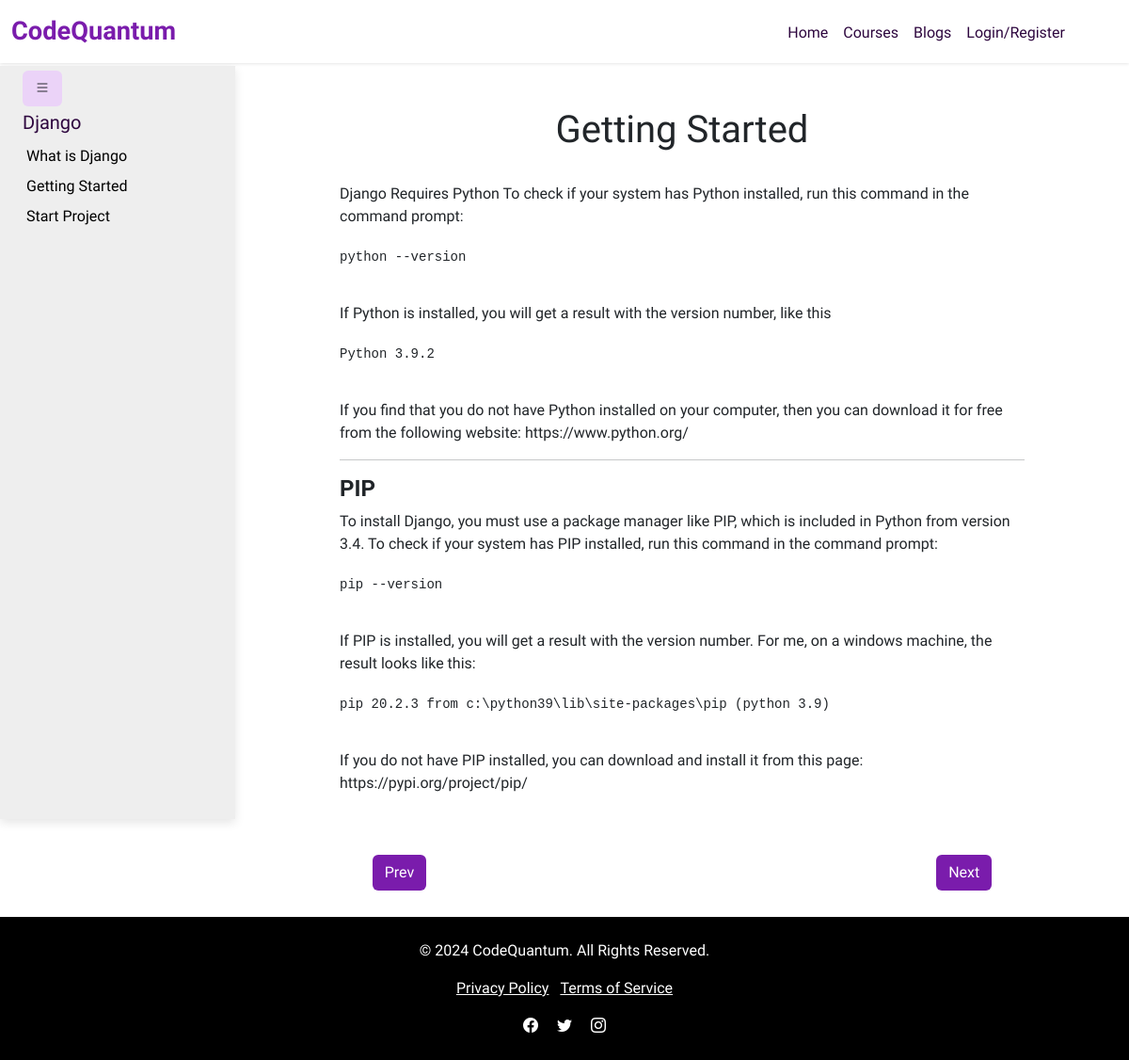
Screenshot of /courses/Django/3/ with the database file from the repository.
### courses/models.py (models this page shows, shortened)
class Course(models.Model):
    course_name = models.CharField(max_length=200)
    topic = models.CharField(max_length=200)
    body = models.TextField()
    date = models.DateTimeField()

### courses/views.py (the view)
# urls.py: path('<slug:course_name>/<int:id>/', views.course, name="course"),
def course(request, course_name, id):
    course = Course.objects.get(course_name=course_name, id=id)
    course_topics = Course.objects.filter(course_name=course_name)
    current_index = list(course_topics).index(course)
    prev_topic = None
    next_topic = None
    if current_index > 0:
        prev_topic = course_topics[current_index - 1]
    if current_index < len(course_topics) - 1:
        next_topic = course_topics[current_index + 1]
    context = {
        'course': course,
        'course_topics': course_topics,
        'prev_topic': prev_topic,
        'next_topic': next_topic,
    }
    return render(request, 'course_page.html', context=context)

### courses/templates/course_page.html (shortened to what this page needs)
{% extends "layout.html" %} {%load static%} {% block content %}
<button class="btn toggle-sidebar">
  <i class="bi bi-list"></i>
</button>
<div class="wrapper">
  <div class="sidebar" id="sidebar">
    <div class="p-4">
      <h5 class="mt-4 coursename">{{course.course_name}}</h5>
      <ul class="list-unstyled">
        {% for topic in course_topics %}
        <li class="py-1 px-1">
          <a href="{% url 'courses:course' topic.course_name topic.id %}">{{topic.topic}}</a>
        </li>
        {% endfor %}
      </ul>
    </div>
  </div>
  <div class="content my-2 d-flex flex-column align-items-center" id="content">
    <h1 class="my-3">{{course.topic}}</h1>
    <div class="my-3 topic-content">{{course.body | safe }}</div>
    <div class="row mt-5 w-75">
      <div class="col text-start">
        {% if prev_topic %}
        <button class="btn prev-next-btn">
          <a href="{% url 'courses:course' prev_topic.course_name prev_topic.id %}">Prev</a>
        </button>
        {% else %}
        <button class="btn prev-next-btn" disabled>Prev</button>
        {% endif %}
      </div>
      <div class="col text-end">
        {% if next_topic %}
        <button class="btn prev-next-btn">
          <a href="{% url 'courses:course' next_topic.course_name next_topic.id %}">Next</a>
        </button>
        {% else %}
        <button class="btn prev-next-btn" disabled>Next</button>
        {% endif %}
      </div>
    </div>
  </div>
</div>
{% endblock %}

### static/css/style.css (style rules this page uses)
* { margin: 0; padding: 0; }
html, body { height: 100%; }
body { display: flex; flex-direction: column; padding-top: 70px; font-family: "Sora"; }
.wrapper { display: flex; }
.sidebar { width: 250px; background-color: #eeeeee; height: 100vh; position: fixed; top: 70px; left: 0; overflow-y: auto; transition: width 0.3s ease; box-shadow: 0px 4px 10px rgba(0, 0, 0, 0.1); }
.content { margin-left: 250px; padding: 20px; flex-grow: 1; transition: margin-left 0.3s ease; }
.toggle-sidebar { position: fixed; top: 75px; left: 24px; z-index: 1100; background-color: #EBD3F8; }
.list-unstyled li a { text-decoration: none; color: black; }
.coursename { color: #2E073F; }
.topic-content { font-size: 1rem; width: 80%; }
.prev-next-btn { background-color: #7A1CAC; }
.prev-next-btn a { text-decoration: none; color: white; }

### rows the page displays
Course: course_name "Django", topic "Getting Started", body "Django Requires Python To check if your system has Python installed, run this command in the command prompt: python --version If Python is installed, you will get a result with the version number, like this Python 3.9.2 If you find that you do not have Python installed on your computer, then you can download it for free from the following website: https://www.python.org/ PIP To install Django, you must use a package manager like PIP, which is included in Python from version 3.4. To check if your system has PIP installed, run this command in the command prompt: pip --version If PIP is installed, you will get a result with the version number. For me, on a windows machine, the result looks…"
Course: topic "What is Django"
Course: topic "Start Project"
